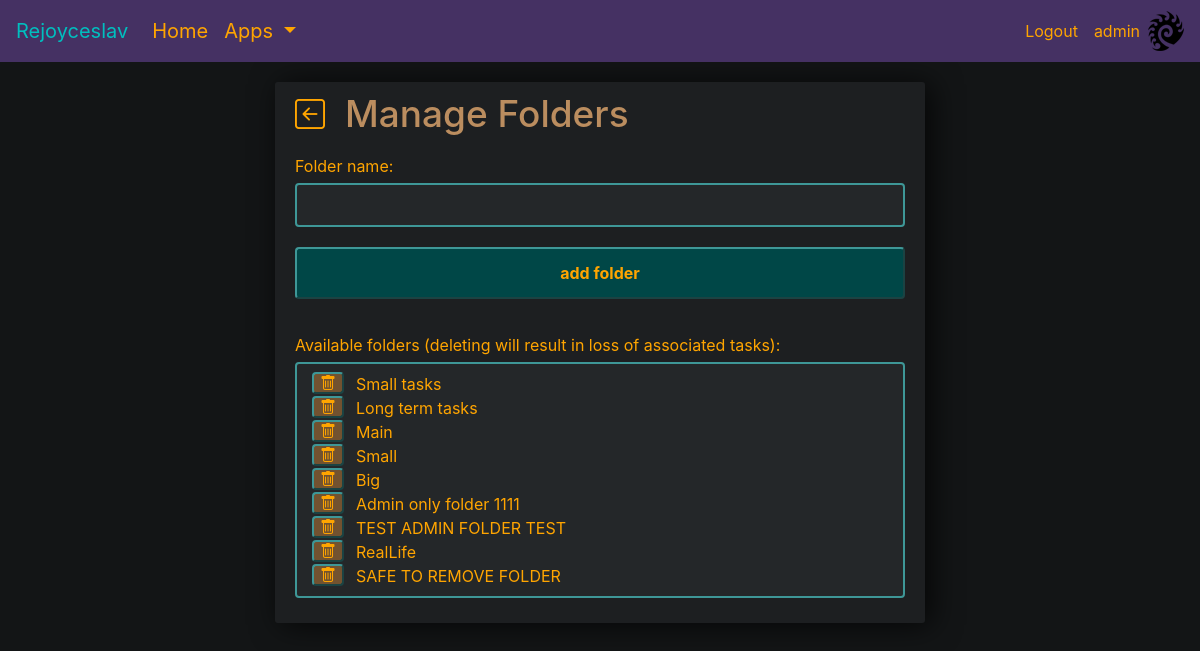
/tasks-folders (signed in), run on an earlier commit of the app's database.
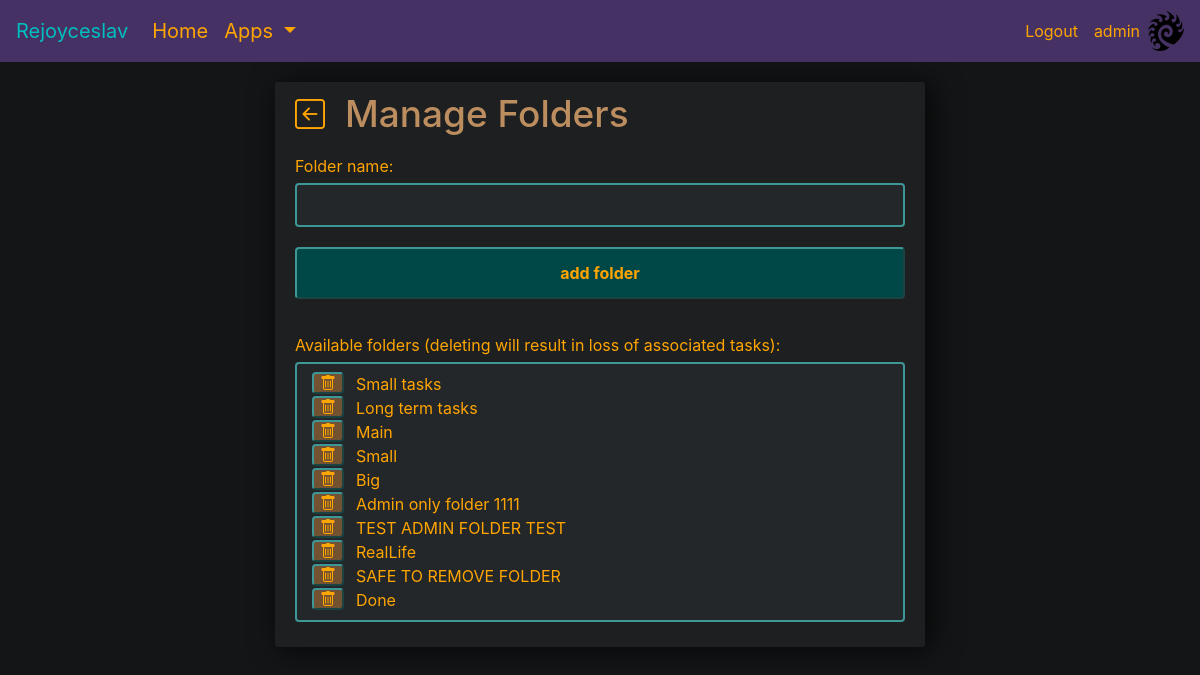
And on a later commit of the database.
### tasks/models.py (models this page shows)
class Folder(models.Model):
    user = models.ForeignKey(User, on_delete=models.PROTECT, null=True, blank=False)
    name = models.CharField(max_length=50, null=True, blank=False)
    def __str__(self):
        return self.name

### tasks/views.py (the view, shortened to what this page needs)
# urls.py: path('tasks-folders', AddFolderView.as_view(), name='tasks_folders'),
class AddFolderView(LoginRequiredMixin, View):
    def get(self, request):  # get request comes here
        folders = Folder.objects.filter(user=self.request.user)
        form = AddFolderForm()
        context = {
                    'folders': folders,
                    'form': form,
                   }
        return render(request, 'tasks/task_add_folder.html', context)

### tasks/forms.py
class AddFolderForm(ModelForm):
    def __init__(self, *args, **kwargs):
        super().__init__(*args, **kwargs)
        self.fields['name'].widget.attrs.update({'class': 'input-dark', 'autofocus': 'True'})
    class Meta:
        model = Folder
        fields = ['name']

### tasks/templates/tasks/task_add_folder.html (shortened to what this page needs)
{% extends 'info_page.html' %}
{% block info_content %}
<div>
    <div style="display: flex; margin-bottom: 10px">
        <div class="tooltip-wrapper" style="display: flex">
            <a href="{% url 'tasks_list' %}"><i id="backButton" style="font-size: 30px; color: orange" class="bi-arrow-left-square"></i></a>
        </div>
        <h2 style="padding-left: 20px; font-size: 37px">Manage Folders</h2>
    </div>
     <div style="margin-top: 10px">Folder name:</div>
        <div>
            <form method="POST" id="FoldersForm">
                {{ form.name }}
            </form>
        </div>
        <div>
            <input form="FoldersForm" class="btn-info" type="submit" value="add folder">
        </div>
    <div>
        <br>
        <span>Available folders (deleting will result in loss of associated tasks):</span>
        <br>
        <div style="padding-left: 15px" class="input-dark">
            {% for folder in folders %}
                <div style="display: flex">
                    <form action="{% url 'tasks_delete_folder' folder.id %}">
                        <div class="tooltip-wrapper" style="display: flex">
                            <button class="btn-danger" id="inputDeleteButton" style="line-height: 16px;"><i class="bi-trash"></i></button>
                        </div>
                    </form>
                    <div class="separator-vertical"></div>
                    <div style="padding-left: 10px">{{ folder|linebreaksbr }}</div>
                </div>
            {% endfor %}
        </div>
    </div>
</div>
{% endblock info_content %}

What changed in the data, as far as the page shows it:
added Folder: name "Done"
